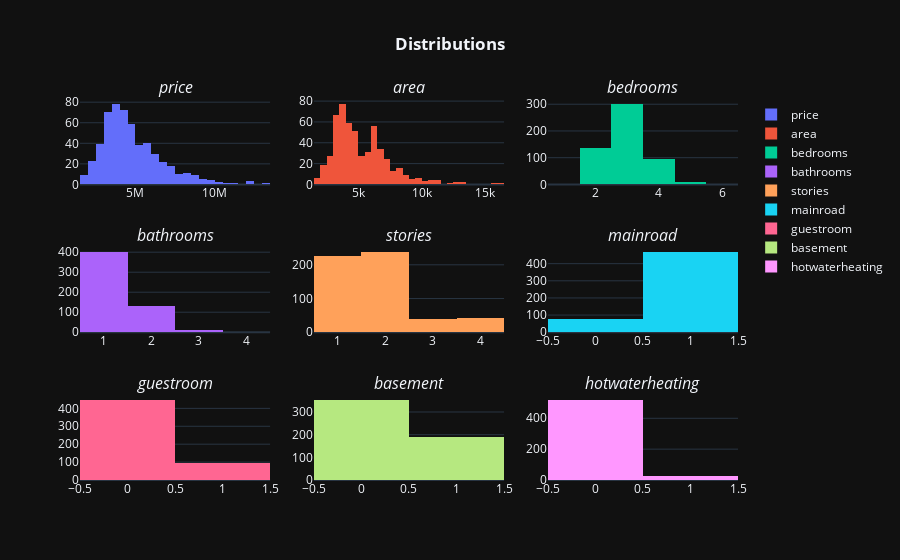

Notebook source saved alongside this figure:
### Code cell
fig = make_subplots(rows=3, cols=3, subplot_titles=('<i>price', '<i>area',
'<i>bedrooms', '<i>bathrooms', '<i>stories', '<i>mainroad', '<i>guestroom', '<i>basement', '<i>hotwaterheating'))
fig.add_trace(go.Histogram(x=df['price'], name='price'), row=1, col=1)
fig.add_trace(go.Histogram(x=df['area'], name='area'), row=1, col=2)
fig.add_trace(go.Histogram(x=df['bedrooms'], name='bedrooms'), row=1, col=3)
fig.add_trace(go.Histogram(x=df['bathrooms'], name='bathrooms'), row=2, col=1)
fig.add_trace(go.Histogram(x=df['stories'], name='stories'), row=2, col=2)
fig.add_trace(go.Histogram(x=df['mainroad'], name='mainroad'), row=2, col=3)
fig.add_trace(go.Histogram(x=df['guestroom'], name='guestroom'), row=3, col=1)
fig.add_trace(go.Histogram(x=df['basement'], name='basement'), row=3, col=2)
fig.add_trace(go.Histogram(x=df['hotwaterheating'], name='hotwaterheating'), row=3,col=3)
fig.update_layout(template='plotly_dark', title_text='<b>Distributions', title_x=0.5)

### Figure 1 — Plotly figure (JSON) as saved in the notebook; plotly's stock layout.template omitted (floating-point values rounded to 4 significant figures; data arrays with more than 128 entries replaced by an {"elided": "..."} marker saying what was removed)
{"data": [{"name": "price", "type": "histogram", "x": {"elided": "545 int values"}, "xaxis": "x", "yaxis": "y"}, {"name": "area", "type": "histogram", "x": {"elided": "545 int values"}, "xaxis": "x2", "yaxis": "y2"}, {"name": "bedrooms", "type": "histogram", "x": {"elided": "545 int values"}, "xaxis": "x3", "yaxis": "y3"}, {"name": "bathrooms", "type": "histogram", "x": {"elided": "545 int values"}, "xaxis": "x4", "yaxis": "y4"}, {"name": "stories", "type": "histogram", "x": {"elided": "545 int values"}, "xaxis": "x5", "yaxis": "y5"}, {"name": "mainroad", "type": "histogram", "x": {"elided": "545 int values"}, "xaxis": "x6", "yaxis": "y6"}, {"name": "guestroom", "type": "histogram", "x": {"elided": "545 int values"}, "xaxis": "x7", "yaxis": "y7"}, {"name": "basement", "type": "histogram", "x": {"elided": "545 int values"}, "xaxis": "x8", "yaxis": "y8"}, {"name": "hotwaterheating", "type": "histogram", "x": {"elided": "545 int values"}, "xaxis": "x9", "yaxis": "y9"}], "layout": {"annotations": [{"font": {"size": 16}, "showarrow": false, "text": "<i>price", "x": 0.1444, "xanchor": "center", "xref": "paper", "y": 1, "yanchor": "bottom", "yref": "paper"}, {"font": {"size": 16}, "showarrow": false, "text": "<i>area", "x": 0.5, "xanchor": "center", "xref": "paper", "y": 1, "yanchor": "bottom", "yref": "paper"}, {"font": {"size": 16}, "showarrow": false, "text": "<i>bedrooms", "x": 0.8556, "xanchor": "center", "xref": "paper", "y": 1, "yanchor": "bottom", "yref": "paper"}, {"font": {"size": 16}, "showarrow": false, "text": "<i>bathrooms", "x": 0.1444, "xanchor": "center", "xref": "paper", "y": 0.6111, "yanchor": "bottom", "yref": "paper"}, {"font": {"size": 16}, "showarrow": false, "text": "<i>stories", "x": 0.5, "xanchor": "center", "xref": "paper", "y": 0.6111, "yanchor": "bottom", "yref": "paper"}, {"font": {"size": 16}, "showarrow": false, "text": "<i>mainroad", "x": 0.8556, "xanchor": "center", "xref": "paper", "y": 0.6111, "yanchor": "bottom", "yref": "paper"}, {"font": {"size": 16}, "showarrow": false, "text": "<i>guestroom", "x": 0.1444, "xanchor": "center", "xref": "paper", "y": 0.2222, "yanchor": "bottom", "yref": "paper"}, {"font": {"size": 16}, "showarrow": false, "text": "<i>basement", "x": 0.5, "xanchor": "center", "xref": "paper", "y": 0.2222, "yanchor": "bottom", "yref": "paper"}, {"font": {"size": 16}, "showarrow": false, "text": "<i>hotwaterheating", "x": 0.8556, "xanchor": "center", "xref": "paper", "y": 0.2222, "yanchor": "bottom", "yref": "paper"}], "title": {"text": "<b>Distributions", "x": 0.5}, "xaxis": {"anchor": "y", "domain": [0, 0.2889]}, "xaxis2": {"anchor": "y2", "domain": [0.3556, 0.6444]}, "xaxis3": {"anchor": "y3", "domain": [0.7111, 1]}, "xaxis4": {"anchor": "y4", "domain": [0, 0.2889]}, "xaxis5": {"anchor": "y5", "domain": [0.3556, 0.6444]}, "xaxis6": {"anchor": "y6", "domain": [0.7111, 1]}, "xaxis7": {"anchor": "y7", "domain": [0, 0.2889]}, "xaxis8": {"anchor": "y8", "domain": [0.3556, 0.6444]}, "xaxis9": {"anchor": "y9", "domain": [0.7111, 1]}, "yaxis": {"anchor": "x", "domain": [0.7778, 1]}, "yaxis2": {"anchor": "x2", "domain": [0.7778, 1]}, "yaxis3": {"anchor": "x3", "domain": [0.7778, 1]}, "yaxis4": {"anchor": "x4", "domain": [0.3889, 0.6111]}, "yaxis5": {"anchor": "x5", "domain": [0.3889, 0.6111]}, "yaxis6": {"anchor": "x6", "domain": [0.3889, 0.6111]}, "yaxis7": {"anchor": "x7", "domain": [0, 0.2222]}, "yaxis8": {"anchor": "x8", "domain": [0, 0.2222]}, "yaxis9": {"anchor": "x9", "domain": [0, 0.2222]}}}
